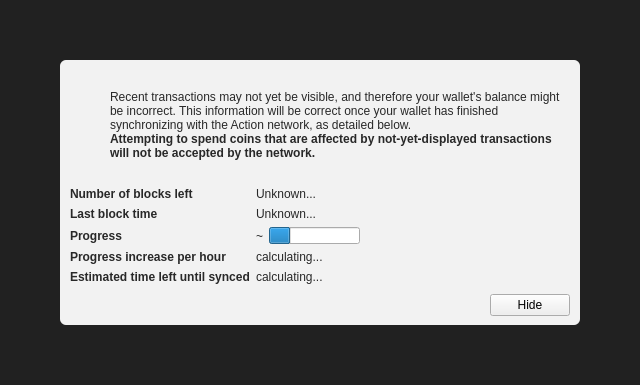
<?xml version="1.0" encoding="UTF-8"?>
<ui version="4.0">
 <class>ModalOverlay</class>
 <widget class="ModalOverlay" name="ModalOverlay">
  <property name="geometry">
   <rect>
    <x>0</x>
    <y>0</y>
    <width>640</width>
    <height>385</height>
   </rect>
  </property>
  <property name="windowTitle">
   <string>Form</string>
  </property>
  <layout class="QVBoxLayout" name="verticalLayout" stretch="0">
   <property name="sizeConstraint">
    <enum>QLayout::SetDefaultConstraint</enum>
   </property>
   <property name="leftMargin">
    <number>0</number>
   </property>
   <property name="topMargin">
    <number>0</number>
   </property>
   <property name="rightMargin">
    <number>0</number>
   </property>
   <property name="bottomMargin">
    <number>0</number>
   </property>
   <item>
    <widget class="QWidget" name="bgWidget" native="true">
     <property name="styleSheet">
      <string notr="true">#bgWidget { background: rgba(0,0,0,220); }</string>
     </property>
     <layout class="QVBoxLayout" name="verticalLayoutMain" stretch="1">
      <property name="leftMargin">
       <number>60</number>
      </property>
      <property name="topMargin">
       <number>60</number>
      </property>
      <property name="rightMargin">
       <number>60</number>
      </property>
      <property name="bottomMargin">
       <number>60</number>
      </property>
      <item>
       <widget class="QWidget" name="contentWidget" native="true">
        <property name="styleSheet">
         <string notr="true">#contentWidget { background: rgba(255,255,255,240); border-radius: 6px; }

QLabel { color: rgb(40,40,40);  }</string>
        </property>
        <layout class="QVBoxLayout" name="verticalLayoutSub" stretch="1,0,0,0">
         <property name="spacing">
          <number>0</number>
         </property>
         <property name="leftMargin">
          <number>10</number>
         </property>
         <property name="topMargin">
          <number>10</number>
         </property>
         <property name="rightMargin">
          <number>10</number>
         </property>
         <property name="bottomMargin">
          <number>10</number>
         </property>
         <item>
          <layout class="QHBoxLayout" name="horizontalLayoutIconText" stretch="0,1">
           <property name="topMargin">
            <number>20</number>
           </property>
           <item>
            <layout class="QVBoxLayout" name="verticalLayoutIcon">
             <property name="leftMargin">
              <number>0</number>
             </property>
             <item>
              <widget class="QPushButton" name="warningIcon">
               <property name="enabled">
                <bool>false</bool>
               </property>
               <property name="text">
                <string/>
               </property>
               <property name="icon">
                <iconset>
                 <normaloff>:/icons/warning</normaloff>
                 <disabledoff>:/icons/warning</disabledoff>:/icons/warning</iconset>
               </property>
               <property name="iconSize">
                <size>
                 <width>48</width>
                 <height>48</height>
                </size>
               </property>
               <property name="flat">
                <bool>true</bool>
               </property>
              </widget>
             </item>
             <item>
              <spacer name="verticalSpacerWarningIcon">
               <property name="orientation">
                <enum>Qt::Vertical</enum>
               </property>
               <property name="sizeHint" stdset="0">
                <size>
                 <width>20</width>
                 <height>40</height>
                </size>
               </property>
              </spacer>
             </item>
            </layout>
           </item>
           <item>
            <layout class="QVBoxLayout" name="verticalLayoutInfoText">
             <property name="leftMargin">
              <number>0</number>
             </property>
             <property name="topMargin">
              <number>0</number>
             </property>
             <item>
              <widget class="QLabel" name="infoText">
               <property name="text">
                <string>Recent transactions may not yet be visible, and therefore your wallet's balance might be incorrect. This information will be correct once your wallet has finished synchronizing with the Action network, as detailed below.</string>
               </property>
               <property name="textFormat">
                <enum>Qt::RichText</enum>
               </property>
               <property name="wordWrap">
                <bool>true</bool>
               </property>
              </widget>
             </item>
             <item>
              <widget class="QLabel" name="infoTextStrong">
               <property name="font">
                <font>
                 <weight>75</weight>
                 <bold>true</bold>
                </font>
               </property>
               <property name="text">
                <string>Attempting to spend coins that are affected by not-yet-displayed transactions will not be accepted by the network.</string>
               </property>
               <property name="textFormat">
                <enum>Qt::RichText</enum>
               </property>
               <property name="wordWrap">
                <bool>true</bool>
               </property>
              </widget>
             </item>
             <item>
              <spacer name="verticalSpacerInTextSpace">
               <property name="orientation">
                <enum>Qt::Vertical</enum>
               </property>
               <property name="sizeHint" stdset="0">
                <size>
                 <width>20</width>
                 <height>40</height>
                </size>
               </property>
              </spacer>
             </item>
            </layout>
           </item>
          </layout>
         </item>
         <item>
          <spacer name="verticalSpacerAfterText">
           <property name="orientation">
            <enum>Qt::Vertical</enum>
           </property>
           <property name="sizeHint" stdset="0">
            <size>
             <width>20</width>
             <height>40</height>
            </size>
           </property>
          </spacer>
         </item>
         <item>
          <layout class="QFormLayout" name="formLayout">
           <property name="fieldGrowthPolicy">
            <enum>QFormLayout::FieldsStayAtSizeHint</enum>
           </property>
           <property name="horizontalSpacing">
            <number>6</number>
           </property>
           <property name="verticalSpacing">
            <number>6</number>
           </property>
           <property name="topMargin">
            <number>10</number>
           </property>
           <item row="0" column="0">
            <widget class="QLabel" name="labelNumberOfBlocksLeft">
             <property name="font">
              <font>
               <weight>75</weight>
               <bold>true</bold>
              </font>
             </property>
             <property name="text">
              <string>Number of blocks left</string>
             </property>
            </widget>
           </item>
           <item row="0" column="1">
            <widget class="QLabel" name="numberOfBlocksLeft">
             <property name="text">
              <string>Unknown...</string>
             </property>
            </widget>
           </item>
           <item row="1" column="0">
            <widget class="QLabel" name="labelLastBlockTime">
             <property name="font">
              <font>
               <weight>75</weight>
               <bold>true</bold>
              </font>
             </property>
             <property name="text">
              <string>Last block time</string>
             </property>
            </widget>
           </item>
           <item row="1" column="1">
            <widget class="QLabel" name="newestBlockDate">
             <property name="sizePolicy">
              <sizepolicy hsizetype="Maximum" vsizetype="Preferred">
               <horstretch>0</horstretch>
               <verstretch>0</verstretch>
              </sizepolicy>
             </property>
             <property name="text">
              <string>Unknown...</string>
             </property>
            </widget>
           </item>
           <item row="2" column="0">
            <widget class="QLabel" name="labelSyncDone">
             <property name="font">
              <font>
               <weight>75</weight>
               <bold>true</bold>
              </font>
             </property>
             <property name="text">
              <string>Progress</string>
             </property>
            </widget>
           </item>
           <item row="2" column="1">
            <layout class="QHBoxLayout" name="horizontalLayoutSync" stretch="0,1">
             <item>
              <widget class="QLabel" name="percentageProgress">
               <property name="text">
                <string notr="true">~</string>
               </property>
              </widget>
             </item>
             <item>
              <widget class="QProgressBar" name="progressBar">
               <property name="value">
                <number>24</number>
               </property>
               <property name="format">
                <string/>
               </property>
              </widget>
             </item>
            </layout>
           </item>
           <item row="4" column="0">
            <widget class="QLabel" name="labelProgressIncrease">
             <property name="font">
              <font>
               <weight>75</weight>
               <bold>true</bold>
              </font>
             </property>
             <property name="text">
              <string>Progress increase per hour</string>
             </property>
            </widget>
           </item>
           <item row="4" column="1">
            <widget class="QLabel" name="progressIncreasePerH">
             <property name="text">
              <string>calculating...</string>
             </property>
            </widget>
           </item>
           <item row="5" column="0">
            <widget class="QLabel" name="labelEstimatedTimeLeft">
             <property name="font">
              <font>
               <weight>75</weight>
               <bold>true</bold>
              </font>
             </property>
             <property name="text">
              <string>Estimated time left until synced</string>
             </property>
            </widget>
           </item>
           <item row="5" column="1">
            <widget class="QLabel" name="expectedTimeLeft">
             <property name="text">
              <string>calculating...</string>
             </property>
            </widget>
           </item>
          </layout>
         </item>
         <item>
          <layout class="QHBoxLayout" name="horizontalLayoutButtons">
           <property name="leftMargin">
            <number>10</number>
           </property>
           <property name="topMargin">
            <number>10</number>
           </property>
           <item>
            <spacer name="horizontalSpacer">
             <property name="orientation">
              <enum>Qt::Horizontal</enum>
             </property>
             <property name="sizeHint" stdset="0">
              <size>
               <width>40</width>
               <height>20</height>
              </size>
             </property>
            </spacer>
           </item>
           <item>
            <widget class="QPushButton" name="closeButton">
             <property name="text">
              <string>Hide</string>
             </property>
            </widget>
           </item>
          </layout>
         </item>
        </layout>
       </widget>
      </item>
     </layout>
    </widget>
   </item>
  </layout>
 </widget>
 <customwidgets>
  <customwidget>
   <class>ModalOverlay</class>
   <extends>QWidget</extends>
   <header>modaloverlay.h</header>
   <container>1</container>
  </customwidget>
 </customwidgets>
 <resources/>
 <connections/>
</ui>
